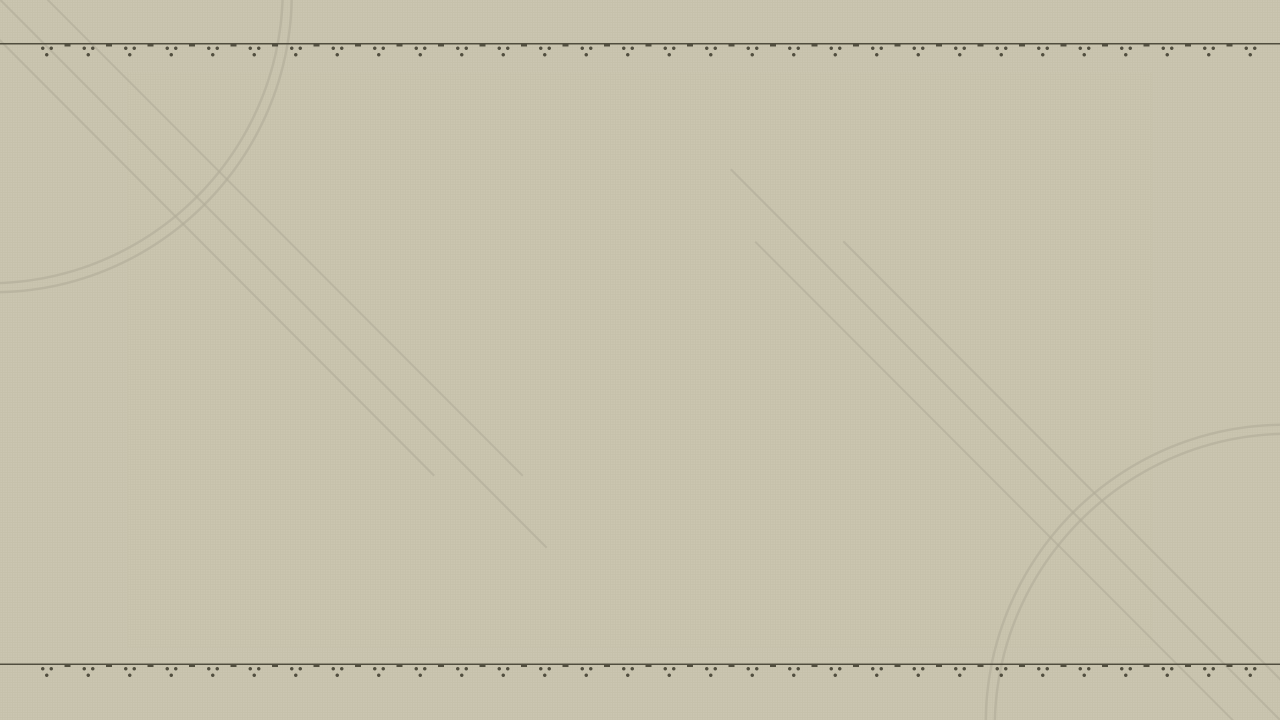
#> input picture system/sddm/theme-nier-automata/bg.png, 2560 x 1440 px (shown at 1/2 size)
$ python theme-colors.py ../system/sddm/theme-nier-automata/bg.png out.png
#> lines starting #> are read from the running program, lines starting #| are printed output that depends on the picture
#!/usr/bin/env python3
"""Extract a glass-style palette from the currently configured wallpaper.

Usage: theme-colors.py <source_image> <output_palette.env>
"""

import colorsys
import sys
from pathlib import Path

from PIL import Image, ImageEnhance, ImageStat


def clamp(v):
    return max(0, min(255, int(v)))


def rgb_hex(rgb):
    return "{:02x}{:02x}{:02x}".format(*rgb)


def mix(a, b, t):
    return tuple(clamp(a[i] + (b[i] - a[i]) * t) for i in range(3))


def contrast_text(bg):
    lum = sum(bg[i] * w for i, w in enumerate((0.2126, 0.7152, 0.0722))) / 255
    return (255, 255, 255) if lum < 0.58 else (8, 10, 18)


def vivid(rgb):
    r, g, b = (x / 255 for x in rgb)
    h, s, v = colorsys.rgb_to_hsv(r, g, b)
    s = min(1.0, s * 1.35)
    v = min(1.0, max(0.42, v))
    rr, gg, bb = colorsys.hsv_to_rgb(h, s, v)
    return tuple(clamp(x * 255) for x in (rr, gg, bb))


def main():
    if len(sys.argv) != 3:
        print("usage: theme-colors.py <image> <palette.env>", file=sys.stderr)
        return 2

    source = Path(sys.argv[1]).expanduser()
    output = Path(sys.argv[2])
    if not source.is_file():
        print("wallpaper not found: " + str(source), file=sys.stderr)
        return 1

    image = Image.open(source).convert("RGB")
    image.thumbnail((240, 240))
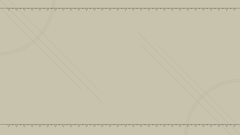
#> image: PIL image 240x135 RGB; mean R, G, B 199, 194, 172.1

    # Adaptive quantization uses dominant balanced colours rather than one pixel.
    quant = image.quantize(colors=24, method=Image.MEDIANCUT)
    colors = quant.getcolors(240 * 240)
#> colors = [(195, 0), (16, 1), (398, 2), (20, 3), (3, 4), (28417, 5), (15, 6), (3, 7), (55, 8), (623, 9), (3, 10), (1, 11), (400, 12), (1, 13), (2, 14), (375, 15), (244, 16), (20, 17), (424, 18), (116, 19), (21, 20), (341, 21), (304, 22), (403, 23)]
    if not colors:
        return 1

    ranked = []
    for count, index in sorted(colors, reverse=True):
        rgb = quant.palette.getcolor(quant.palette.colors[0][0]) if False else quant.palette.colors
        pal = quant.getpalette()
        i = index * 3
        col = tuple(pal[i:i + 3])
        sat = max(col) - min(col)
        lum = sum(col) / 3
        score = count * (0.75 + sat / 255 * 1.25) * (0.7 + (255 - abs(lum - 128)) / 255 * 0.3)
        ranked.append((score, col))
#> this loop made 24 passes
#> (count, index, i, col, sat, lum, score) on passes 1 to 12: (28417, 5, 15, (200, 195, 173), 27, 189.3, 23264.6), (623, 9, 27, (199, 194, 172), 27, 188.3, 510.7), (424, 18, 54, (194, 189, 168), 26, 183.7, 347.7), (403, 23, 69, (159, 155, 135), 24, 149.7, 340.7), (400, 12, 36, (198, 193, 171), 27, 187.3, 328.3), (398, 2, 6, (201, 196, 174), 27, 190.3, 325.4), (375, 15, 45, (197, 192, 170), 27, 186.3, 308.2), (341, 21, 63, (191, 186, 165), 26, 180.7, 280.7), (304, 22, 66, (178, 173, 152), 26, 167.7, 254.3), (244, 16, 48, (195, 190, 168), 27, 184.3, 201), (195, 0, 0, (203, 198, 175), 28, 192, 160), (116, 19, 57, (194, 189, 167), 27, 183.3, 95.69)
#> (index, i, col, sat, lum, score) on pass 17: (1, 3, (202, 196, 174), 28, 190.7, 13.15)
#> after the loop, ranked = 24 items
    ranked.sort(reverse=True)

    # Prefer warm/amber-like saturated colours for Glass Amber,
    # but fall back to the dominant colour if the image is blue/neutral.
    warm_candidates = []
    for score, col in ranked:
        r, g, b = (x / 255 for x in col)
        h, s, v = colorsys.rgb_to_hsv(r, g, b)
        degrees = h * 360
        warm = (0 <= degrees <= 75 or 330 <= degrees <= 360)
        if warm and s > 0.18:
            warm_candidates.append((score * (1.0 + s), col))
#> this loop made 24 passes
#> (score, col, r, g, b, h, s, v) on passes 1 to 10: (23264.6, (200, 195, 173), 0.784, 0.765, 0.678, 0.136, 0.135, 0.784), (510.7, (199, 194, 172), 0.78, 0.761, 0.675, 0.136, 0.136, 0.78), (347.7, (194, 189, 168), 0.761, 0.741, 0.659, 0.135, 0.134, 0.761), (340.7, (159, 155, 135), 0.624, 0.608, 0.529, 0.139, 0.151, 0.624), (328.3, (198, 193, 171), 0.776, 0.757, 0.671, 0.136, 0.136, 0.776), (325.4, (201, 196, 174), 0.788, 0.769, 0.682, 0.136, 0.134, 0.788), (308.2, (197, 192, 170), 0.773, 0.753, 0.667, 0.136, 0.137, 0.773), (280.7, (191, 186, 165), 0.749, 0.729, 0.647, 0.135, 0.136, 0.749), (254.3, (178, 173, 152), 0.698, 0.678, 0.596, 0.135, 0.146, 0.698), (201, (195, 190, 168), 0.765, 0.745, 0.659, 0.136, 0.138, 0.765)
#> after the loop, warm_candidates = []

    if warm_candidates:
        warm_candidates.sort(reverse=True)
        dominant = warm_candidates[0][1]
    else:
        dominant = ranked[0][1]
#> dominant = (200, 195, 173)
    accent = vivid(dominant)
#> in vivid, `r, g, b = (x / 255 for x in rgb)`: r = 0.784; g = 0.765; b = 0.678
#> in vivid, `h, s, v = colorsys.rgb_to_hsv(r, g, b)`: h = 0.136; s = 0.135; v = 0.784
#> in vivid, `s = min(1.0, s * 1.35)`: s = 0.182
#> in vivid, `rr, gg, bb = colorsys.hsv_to_rgb(h, s, v)`: rr = 0.784; gg = 0.758; bb = 0.641
#> accent = (200, 193, 163)
    # Ensure warm wallpaper colours become a visible amber/copper glass accent.
    ar, ag, ab = accent
#> ar = 200; ag = 193; ab = 163
    h, s, v = colorsys.rgb_to_hsv(ar / 255, ag / 255, ab / 255)
#> h = 0.135; s = 0.185; v = 0.784
    degrees = h * 360
#> degrees = 48.65
    if 15 <= degrees <= 75:
        accent = tuple(clamp(x) for x in (255, 177, 77))

    stat = ImageStat.Stat(image)
    avg = tuple(clamp(x) for x in stat.mean)
#> avg = (198, 193, 172)
    dark = tuple(clamp(x * 0.34) for x in avg)
#> dark = (67, 65, 58)
    bg_alt = mix(dark, accent, 0.18)
#> bg_alt = (100, 85, 61)
    bg_hover = mix(bg_alt, accent, 0.24)
#> bg_hover = (137, 107, 64)

    lum = sum(dark[i] * w for i, w in enumerate((0.2126, 0.7152, 0.0722))) / 255
#> lum = 0.255
    if lum > 105:
        dark = tuple(clamp(x * 0.58) for x in avg)
        bg_alt = mix(dark, accent, 0.14)

    # Glass Amber always uses readable warm-light text over its derived dark glass.
    fg = (242, 235, 216)
    fg_muted = mix(fg, accent, 0.40)

    warn = vivid((255, 184, 108))
    good = vivid((67, 230, 165))
    danger = vivid((255, 107, 133))

    lines = [
        "# Glass theme generated from the live wallpaper",
        "MODE=dark",
        "BG=" + rgb_hex(dark),
        "BG_ALT=" + rgb_hex(bg_alt),
        "BG_HOVER=" + rgb_hex(bg_hover),
        "FG=" + rgb_hex(fg),
        "FG_MUTED=" + rgb_hex(fg_muted),
        "ACCENT=" + rgb_hex(accent),
        "ACCENT_ALT=" + rgb_hex(vivid(mix(accent, (178, 139, 255), 0.42))),
        "WARN=" + rgb_hex(warn),
        "GOOD=" + rgb_hex(good),
        "DANGER=" + rgb_hex(danger),
    ]

    palette = [dark, danger, good, warn, accent, vivid((167, 139, 250)), vivid((86, 200, 255)), fg,
               mix(dark, fg, 0.32), vivid((255, 138, 161)), vivid((112, 239, 186)), vivid((255, 198, 138)),
               vivid((130, 173, 255)), vivid((182, 154, 255)), vivid((123, 220, 255)), mix(fg, (255, 255, 255), 0.45)]
#> palette = [(67, 65, 58), (255, 55, 90), (9, 230, 142), (255, 159, 56), (255, 177, 77), (137, 100, 250), (26, 180, 255), (242, 235, 216), (123, 119, 108), (255, 97, 128), (67, 239, 167), (255, 178, 97), (86, 144, 255), (156, 118, 255), (76, 207, 255), (247, 244, 233)]
    for i, col in enumerate(palette):
        lines.append("ANSI%d=" % i + rgb_hex(col))
#> this loop made 16 passes
#> after the loop, lines = 28 items

    output.parent.mkdir(parents=True, exist_ok=True)
    output.write_text("\n".join(lines) + "\n", encoding="utf-8")
    print("Generated palette from " + str(source) + " -> " + str(output))
    return 0


if __name__ == "__main__":
    raise SystemExit(main())
#> (the program exits here)
